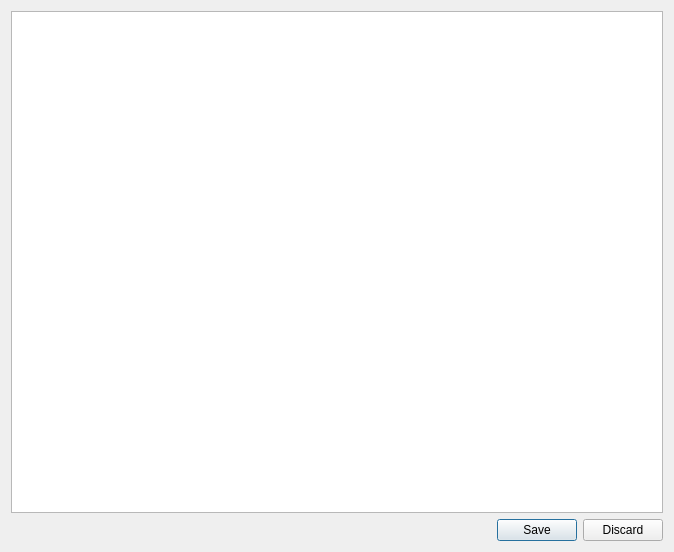
<?xml version="1.0" encoding="UTF-8"?>
<ui version="4.0">
 <class>DbEditTbl</class>
 <widget class="QDialog" name="DbEditTbl">
  <property name="geometry">
   <rect>
    <x>0</x>
    <y>0</y>
    <width>674</width>
    <height>552</height>
   </rect>
  </property>
  <property name="windowTitle">
   <string>Dialog</string>
  </property>
  <layout class="QVBoxLayout" name="verticalLayout">
   <item>
    <widget class="QTableView" name="wTable"/>
   </item>
   <item>
    <layout class="QHBoxLayout" name="horizontalLayout">
     <item>
      <spacer name="horizontalSpacer">
       <property name="orientation">
        <enum>Qt::Horizontal</enum>
       </property>
       <property name="sizeHint" stdset="0">
        <size>
         <width>40</width>
         <height>20</height>
        </size>
       </property>
      </spacer>
     </item>
     <item>
      <widget class="QPushButton" name="wSave">
       <property name="text">
        <string>Save</string>
       </property>
      </widget>
     </item>
     <item>
      <widget class="QPushButton" name="wDiscard">
       <property name="text">
        <string>Discard</string>
       </property>
      </widget>
     </item>
    </layout>
   </item>
  </layout>
 </widget>
 <resources/>
 <connections/>
</ui>
